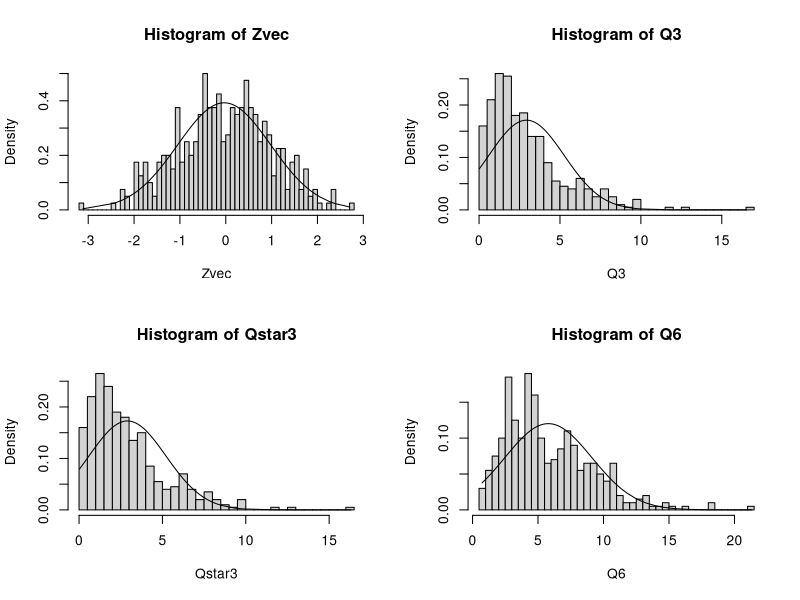

Here is the R script that generated this plot:
Zvec=Q3=Q6=Q12=Qstar3=Qstar6=Qstar12=rep(0,400)
for(i in 1:400)
{
T<-400
X=rt(T,df=5)
Xmean=sum(X)/T
gamma<-rep(0,12)
gamma0<-0
ro<-rep(0,12)
Q<-rep(0,12)
Qstar<-rep(0,12)
Z<-0

#calculate gamma0
for(t in 1:T)
{
  gamma0<-(gamma0+(1/T)*(X[t]-Xmean)*(X[t]-Xmean))
}

#calculate gamma[k],ro[k]
for(k in 1:12)
{
  tempa=sapply(1:(T-k),function(o){(X[o]-Xmean)*(X[o+k]-Xmean)})
  gamma[k]=sum(tempa)/T
  ro[k]=gamma[k]/gamma0
  print("*")
}
Z<-sqrt(T)*ro[1]

#calculate Qstar[m]
for(m in 1:12)
{
  rosq<-ro^2
  rosqp=sapply(1:m,function(o){rosq[o]})
  Qstar[m]<-T*(sum(rosqp))
  print(m)
}

#calculate Q[m]
for(m in 1:12)
{
  rosq<-ro^2
  rosqp=sapply(1:m,function(o){rosq[o]/(T-o)})
  Q[m]<-T*(T+2)*(sum(rosqp))
  print(m)
}
Zvec[i]<-Z
Q3[i]<-Q[3]
Q6[i]<-Q[6]
Q12[i]<-Q[12]
Qstar3[i]<-Qstar[3]
Qstar6[i]<-Qstar[6]
Qstar12[i]<-Qstar[12]
print("^^^^^^^^^^^^^^^^^^^^^^^^^^^^^^^^^^^^^^^^^^^^^^^^^^^^^^^^^")
}
par(mfrow=c(2,2))
hist(Zvec,breaks=50,prob=TRUE)
lines(sort(Zvec),dnorm(sort(Zvec),mean=mean(Zvec),sd=sd(Zvec)))
hist(Q3,breaks=50,prob=TRUE)
lines(sort(Q3),dnorm(sort(Q3),mean=mean(Q3),sd=sd(Q3)))
hist(Qstar3,breaks=50,prob=TRUE)
lines(sort(Qstar3),dnorm(sort(Qstar3),mean=mean(Qstar3),sd=sd(Qstar3)))
hist(Q6,breaks=50,prob=TRUE)
lines(sort(Q6),dnorm(sort(Q6),mean=mean(Q6),sd=sd(Q6)))
qnorm(c(0.01,0.05,0.1),mean=0,sd=1)
quantile(abs(Zvec),probs=c(0.01,0.05,0.1))
qchisq(c(0.01,0.05,0.1),df=3)
quantile(abs(Q3),probs=c(0.01,0.05,0.1))
qchisq(c(0.01,0.05,0.1),df=3)
quantile(abs(Qstar3),probs=c(0.01,0.05,0.1))
qchisq(c(0.01,0.05,0.1),df=6)
quantile(abs(Q6),probs=c(0.01,0.05,0.1))
qchisq(c(0.01,0.05,0.1),df=6)
quantile(abs(Qstar6),probs=c(0.01,0.05,0.1))
qchisq(c(0.01,0.05,0.1),df=12)
quantile(abs(Q12),probs=c(0.01,0.05,0.1))
qchisq(c(0.01,0.05,0.1),df=12)
quantile(abs(Qstar12),probs=c(0.01,0.05,0.1))

